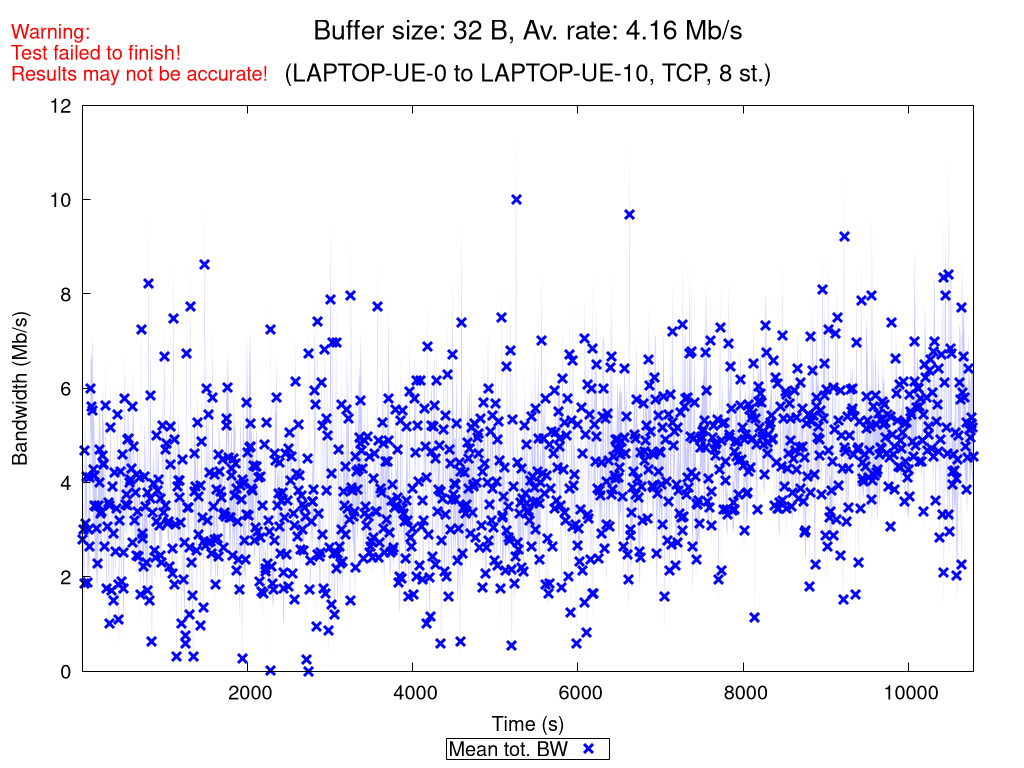

Write gnuplot code to recreate this figure.
set terminal pngcairo nocrop enhanced size 1024,768 font "Verdana,15"
set output "TCP_8_st_2020_11_18_18-43-51_one2two_00032B.png"

set title "{/=20 Buffer size: 32 B, Av. rate: 4.16 Mb/s}\n\n{/=18 (LAPTOP-UE-0 to LAPTOP-UE-10, TCP, 8 st.)}"
set label "Warning:\nTest failed to finish!\nResults may not be accurate!" at screen 0.01, screen 0.96 tc rgb "red"

set xlabel "Time (s)"
set ylabel "Bandwidth (Mb/s)"
set ytics nomirror
set key bmargin center horizontal box samplen 1 width -1
set bmargin 4.6
set rmargin 4.5

rf = 1000000.0  # rate factor
set style fill transparent solid 0.2 noborder
set autoscale xfix
plot "TCP_8_st_2020_11_18_18-43-51_one2two_00032B_iperf_processed.dat" using 1:($2/rf-$3/rf):($2/rf+$3/rf) with filledcurves lc rgb "blue" notitle, \
     "" using 1:($2/rf) with points pt 2 ps 1.5 lw 3 lc rgb "blue" title "Mean tot. BW", \
